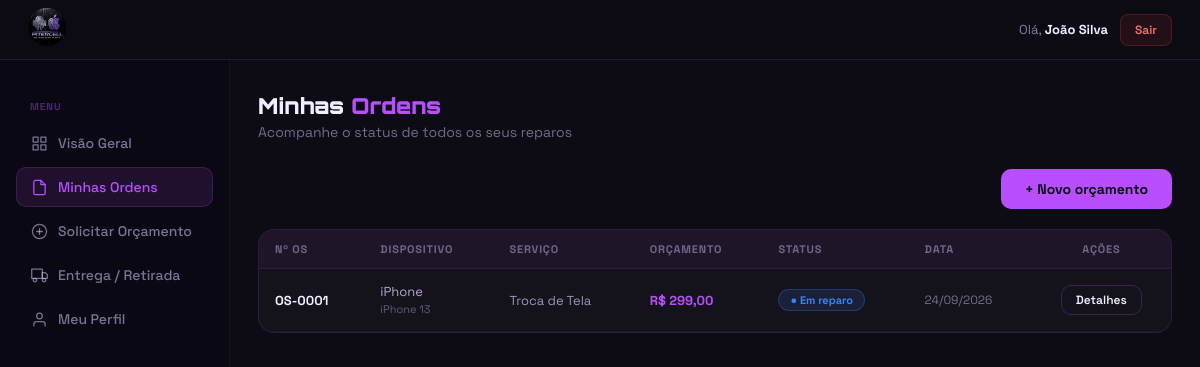
The app's page /pages/cliente/minhas_ordens.php (signed in) with its own data.
### tables this page shows
CREATE TABLE IF NOT EXISTS ordens (
    id               INT AUTO_INCREMENT PRIMARY KEY,
    cliente_id       INT          NOT NULL,
    numero           VARCHAR(20)  NOT NULL UNIQUE,
    dispositivo_id   INT,                           
    modelo           VARCHAR(120),
    sistema          ENUM('android','ios','outro') DEFAULT 'android',
    problema         TEXT         NOT NULL,
    servico          VARCHAR(120),
    valor_orcamento  DECIMAL(10,2),
    valor_final      DECIMAL(10,2),
    status           ENUM('aguardando','em_analise','em_reparo','pronto','entregue','cancelado') DEFAULT 'aguardando',
    observacoes      TEXT,
    origem           ENUM('admin','cliente') DEFAULT 'admin',   
    criado_em        DATETIME DEFAULT CURRENT_TIMESTAMP,
    atualizado_em    DATETIME DEFAULT CURRENT_TIMESTAMP ON UPDATE CURRENT_TIMESTAMP,
    FOREIGN KEY (cliente_id)     REFERENCES clientes(id)           ON DELETE CASCADE,
    FOREIGN KEY (dispositivo_id) REFERENCES dispositivos_tipos(id) ON DELETE SET NULL
);

CREATE TABLE IF NOT EXISTS dispositivos_tipos (
    id   INT AUTO_INCREMENT PRIMARY KEY,
    nome VARCHAR(60) NOT NULL UNIQUE
);

### includes/config.php (called while the page is built, shortened)
<?php
function db(): PDO {
    static $pdo = null;
    if ($pdo === null) {
        $dsn = sprintf('mysql:host=%s;dbname=%s;charset=%s', DB_HOST, DB_NAME, DB_CHARSET);
        $pdo = new PDO($dsn, DB_USER, DB_PASS, [
            PDO::ATTR_ERRMODE            => PDO::ERRMODE_EXCEPTION,
            PDO::ATTR_DEFAULT_FETCH_MODE => PDO::FETCH_ASSOC,
            PDO::ATTR_EMULATE_PREPARES   => false,
        ]);
    }
    return $pdo;
}
function h(string $s): string {
    return htmlspecialchars($s, ENT_QUOTES, 'UTF-8');
}
function statusLabel(string $s): string {
    $map = [
        'aguardando'  => 'Aguardando',
        'em_analise'  => 'Em análise',
        'em_reparo'   => 'Em reparo',
        'pronto'      => 'Pronto p/ retirada',
        'entregue'    => 'Entregue',
        'cancelado'   => 'Cancelado',
    ];
    return $map[$s] ?? ucfirst($s);
}
function statusColor(string $s): string {
    $map = [
        'aguardando' => '#b84fff',
        'em_analise' => '#f59e0b',
        'em_reparo'  => '#3b82f6',
        'pronto'     => '#10b981',
        'entregue'   => '#6b7280',
        'cancelado'  => '#ef4444',
    ];
    return $map[$s] ?? '#888';
}

### pages/cliente/minhas_ordens.php (the view, shortened to what this page needs)
<?php
require_once __DIR__ . '/../../includes/config.php';
require_once __DIR__ . '/../../includes/cliente_header.php';
$cid = $_SESSION['cliente_id'];
$st = db()->prepare("
    SELECT o.*, dt.nome AS dispositivo_nome,
           (SELECT COUNT(*) FROM mensagens m
            WHERE m.ordem_id = o.id AND m.remetente = 'admin' AND m.lida = 0) AS msgs_novas
    FROM ordens o
    LEFT JOIN dispositivos_tipos dt ON dt.id = o.dispositivo_id
    WHERE o.cliente_id = ?
    ORDER BY o.criado_em DESC
");
$st->execute([$cid]);
$ordens = $st->fetchAll();
?>
<h1 class="page-title">Minhas <em>Ordens</em></h1>
<p class="page-sub">Acompanhe o status de todos os seus reparos</p>
<div style="display:flex;justify-content:flex-end;margin-bottom:20px">
  <a href="novo_orcamento.php" class="btn-primary">+ Novo orçamento</a>
</div>
<?php if (!$ordens): ?>
<div class="card" style="text-align:center;padding:48px 24px">
  <div style="font-size:40px;margin-bottom:12px">📋</div>
  <p style="color:rgba(220,200,255,0.5)">Nenhuma ordem encontrada.</p>
</div>
<?php else: ?>
<div class="card" style="padding:0;overflow:hidden">
  <table style="width:100%;border-collapse:collapse;font-size:13px">
    <thead>
      <tr style="background:rgba(184,79,255,0.06);border-bottom:1px solid rgba(184,79,255,0.12)">
        <th style="padding:12px 16px;text-align:left;font-size:11px;font-weight:700;letter-spacing:.8px;color:rgba(220,200,255,0.45);text-transform:uppercase">Nº OS</th>
        <th style="padding:12px 16px;text-align:left;font-size:11px;font-weight:700;letter-spacing:.8px;color:rgba(220,200,255,0.45);text-transform:uppercase">Dispositivo</th>
        <th style="padding:12px 16px;text-align:left;font-size:11px;font-weight:700;letter-spacing:.8px;color:rgba(220,200,255,0.45);text-transform:uppercase">Serviço</th>
        <th style="padding:12px 16px;text-align:left;font-size:11px;font-weight:700;letter-spacing:.8px;color:rgba(220,200,255,0.45);text-transform:uppercase">Orçamento</th>
        <th style="padding:12px 16px;text-align:left;font-size:11px;font-weight:700;letter-spacing:.8px;color:rgba(220,200,255,0.45);text-transform:uppercase">Status</th>
        <th style="padding:12px 16px;text-align:left;font-size:11px;font-weight:700;letter-spacing:.8px;color:rgba(220,200,255,0.45);text-transform:uppercase">Data</th>
        <th style="padding:12px 16px;text-align:center;font-size:11px;font-weight:700;letter-spacing:.8px;color:rgba(220,200,255,0.45);text-transform:uppercase">Ações</th>
      </tr>
    </thead>
    <tbody>
    <?php foreach ($ordens as $o): $cor = statusColor($o['status']); ?>
      <tr style="border-bottom:1px solid rgba(184,79,255,0.07);transition:background .15s" onmouseover="this.style.background='rgba(184,79,255,0.04)'" onmouseout="this.style.background=''">
        <td style="padding:14px 16px;font-weight:700;color:#f0eeff"><?= h($o['numero']) ?></td>
        <td style="padding:14px 16px;color:rgba(220,200,255,0.8)">
          <?= h($o['dispositivo_nome'] ?? '—') ?>
          <?php if ($o['modelo']): ?><br><span style="font-size:11px;color:rgba(220,200,255,0.4)"><?= h($o['modelo']) ?></span><?php endif; ?>
        </td>
        <td style="padding:14px 16px;color:rgba(220,200,255,0.7)"><?= h($o['servico'] ?? '—') ?></td>
        <td style="padding:14px 16px;font-weight:700;color:#b84fff">
          <?= $o['valor_orcamento'] ? 'R$ '.number_format($o['valor_orcamento'],2,',','.') : '<span style="color:rgba(220,200,255,0.35)">Aguardando</span>' ?>
        </td>
        <td style="padding:14px 16px">
          <span class="badge" style="background:<?= $cor ?>22;color:<?= $cor ?>;border:1px solid <?= $cor ?>44">
            ● <?= statusLabel($o['status']) ?>
          </span>
        </td>
        <td style="padding:14px 16px;color:rgba(220,200,255,0.5);font-size:12px">
          <?= date('d/m/Y', strtotime($o['criado_em'])) ?>
        </td>
        <td style="padding:14px 16px;text-align:center">
          <a href="ordem_detalhe.php?id=<?= $o['id'] ?>"
             class="btn-ghost" style="padding:6px 14px;font-size:12px">
            Detalhes
          </a>
        </td>
      </tr>
    <?php endforeach; ?>
    </tbody>
  </table>
</div>
<?php endif; ?>
<?php require_once __DIR__ . '/../../includes/cliente_footer.php'; ?>

### css/cliente.css (style rules this page uses)
*, *::before, *::after { box-sizing: border-box; margin: 0; padding: 0; }
body { background: #0d0b14; font-family: 'Space Grotesk', sans-serif; color: #f0eeff; min-height: 100vh; display: flex; flex-direction: column; }
a { text-decoration: none; color: inherit; }
.card { background: rgba(255,255,255,0.03); border: 1px solid rgba(184,79,255,0.15); border-radius: 16px; padding: 24px; }
.page-title { font-family: 'Orbitron', monospace; font-size: 22px; font-weight: 900; margin-bottom: 4px; }
.page-title em { font-style: normal; color: #b84fff; }
.page-sub { font-size: 14px; color: rgba(220,200,255,0.5); margin-bottom: 28px; }
.btn-primary { background: #b84fff; color: #0d0b14; border: none; border-radius: 10px; padding: 11px 24px; font-size: 14px; font-weight: 700; cursor: pointer; font-family: 'Space Grotesk', sans-serif; display: inline-flex; align-items: center; gap: 8px; transition: background .2s; }
.btn-ghost { background: transparent; color: #f0eeff; border: 1px solid rgba(184,79,255,0.25); border-radius: 10px; padding: 10px 20px; font-size: 13px; font-weight: 600; cursor: pointer; font-family: 'Space Grotesk', sans-serif; display: inline-flex; align-items: center; gap: 8px; }
.badge { display: inline-flex; align-items: center; gap: 5px; border-radius: 99px; padding: 3px 11px; font-size: 11px; font-weight: 700; white-space: nowrap; }

### records on screen
ordens: numero "OS-0001", dispositivo.nome "iPhone", modelo "iPhone 13", servico "Troca de Tela", valor_orcamento "299,00", status "Em reparo", criado_em "24/09/2026"

### other values on screen
$_SESSION['cliente_nome'] "João Silva"
